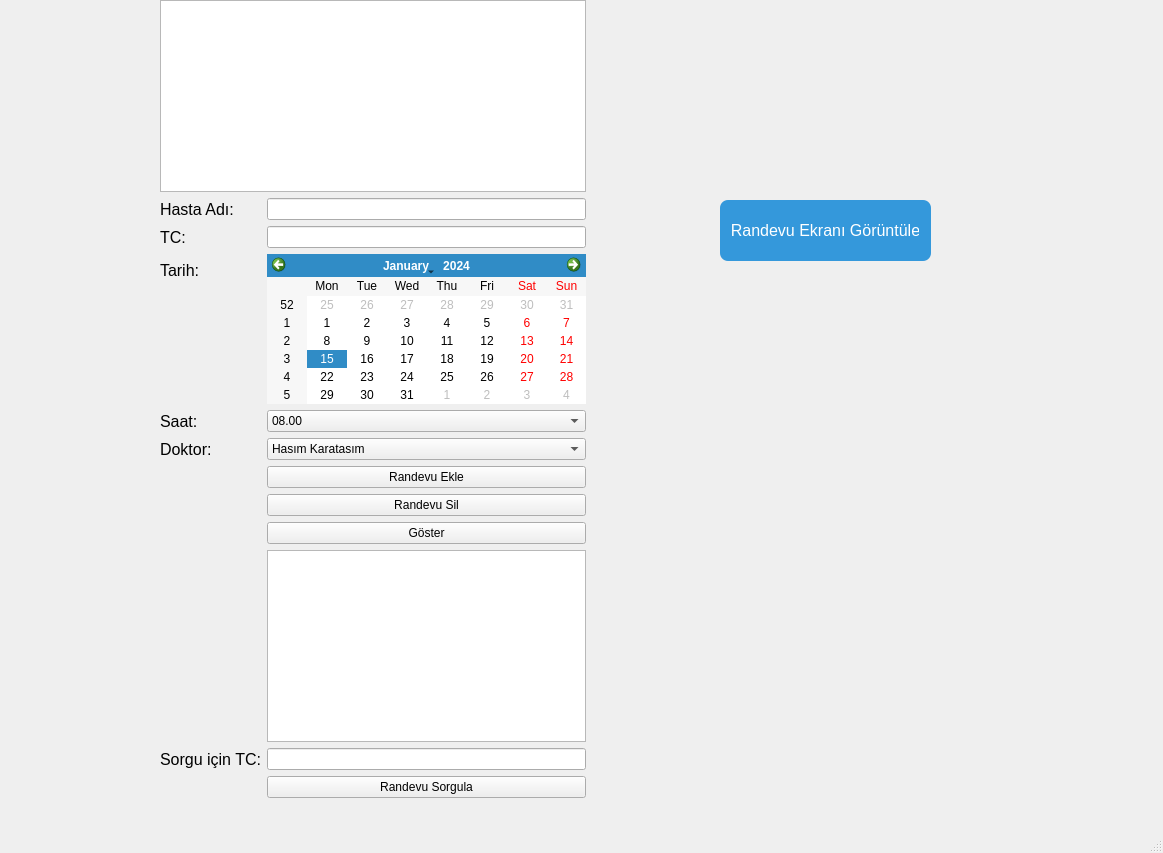
<?xml version="1.0" encoding="UTF-8"?>
<ui version="4.0">
 <class>MainWindow</class>
 <widget class="QMainWindow" name="MainWindow">
  <property name="geometry">
   <rect>
    <x>0</x>
    <y>0</y>
    <width>1163</width>
    <height>853</height>
   </rect>
  </property>
  <property name="windowTitle">
   <string>MainWindow</string>
  </property>
  <widget class="QWidget" name="centralwidget">
   <widget class="QWidget" name="layoutWidget">
    <property name="geometry">
     <rect>
      <x>160</x>
      <y>0</y>
      <width>426</width>
      <height>798</height>
     </rect>
    </property>
    <layout class="QFormLayout" name="formLayout">
     <item row="0" column="0" colspan="2">
      <widget class="QListView" name="listViewListe"/>
     </item>
     <item row="2" column="0">
      <widget class="QLabel" name="labelAd">
       <property name="font">
        <font>
         <pointsize>12</pointsize>
        </font>
       </property>
       <property name="text">
        <string>Hasta Adı:</string>
       </property>
      </widget>
     </item>
     <item row="2" column="1">
      <widget class="QLineEdit" name="lineEditAd"/>
     </item>
     <item row="3" column="0">
      <widget class="QLabel" name="labelTC">
       <property name="font">
        <font>
         <pointsize>12</pointsize>
        </font>
       </property>
       <property name="text">
        <string>TC:</string>
       </property>
      </widget>
     </item>
     <item row="3" column="1">
      <widget class="QLineEdit" name="lineEditTC"/>
     </item>
     <item row="5" column="0">
      <widget class="QLabel" name="labelTarih_2">
       <property name="font">
        <font>
         <pointsize>12</pointsize>
        </font>
       </property>
       <property name="text">
        <string>Saat:</string>
       </property>
      </widget>
     </item>
     <item row="5" column="1">
      <widget class="QComboBox" name="comboBoxSaat">
       <item>
        <property name="text">
         <string>08.00</string>
        </property>
       </item>
       <item>
        <property name="text">
         <string>08.30</string>
        </property>
       </item>
       <item>
        <property name="text">
         <string>09.00</string>
        </property>
       </item>
       <item>
        <property name="text">
         <string>09.30</string>
        </property>
       </item>
       <item>
        <property name="text">
         <string>10.00</string>
        </property>
       </item>
       <item>
        <property name="text">
         <string>10.30</string>
        </property>
       </item>
       <item>
        <property name="text">
         <string>11.00</string>
        </property>
       </item>
       <item>
        <property name="text">
         <string>11.30</string>
        </property>
       </item>
      </widget>
     </item>
     <item row="6" column="0">
      <widget class="QLabel" name="labelDoktor">
       <property name="font">
        <font>
         <pointsize>12</pointsize>
        </font>
       </property>
       <property name="text">
        <string>Doktor:</string>
       </property>
      </widget>
     </item>
     <item row="6" column="1">
      <widget class="QComboBox" name="comboBoxDoktor">
       <item>
        <property name="text">
         <string>Hasım Karatasım</string>
        </property>
       </item>
       <item>
        <property name="text">
         <string>Murat Kocataner</string>
        </property>
       </item>
       <item>
        <property name="text">
         <string>Yasin Aktarak</string>
        </property>
       </item>
       <item>
        <property name="text">
         <string>Ayşe Tane</string>
        </property>
       </item>
       <item>
        <property name="text">
         <string>Ali Duraneller</string>
        </property>
       </item>
       <item>
        <property name="text">
         <string>Tahsin Munuroğlu</string>
        </property>
       </item>
      </widget>
     </item>
     <item row="7" column="1">
      <widget class="QPushButton" name="btnEkle">
       <property name="text">
        <string>Randevu Ekle</string>
       </property>
      </widget>
     </item>
     <item row="8" column="1">
      <widget class="QPushButton" name="btnSil">
       <property name="text">
        <string>Randevu Sil</string>
       </property>
      </widget>
     </item>
     <item row="9" column="1">
      <widget class="QPushButton" name="btnGoster">
       <property name="text">
        <string>Göster</string>
       </property>
      </widget>
     </item>
     <item row="10" column="1">
      <widget class="QTextEdit" name="textEditListe">
       <property name="readOnly">
        <bool>true</bool>
       </property>
      </widget>
     </item>
     <item row="24" column="0">
      <widget class="QLabel" name="labelSorgu">
       <property name="font">
        <font>
         <pointsize>12</pointsize>
        </font>
       </property>
       <property name="text">
        <string>Sorgu için TC:</string>
       </property>
      </widget>
     </item>
     <item row="24" column="1">
      <widget class="QLineEdit" name="lineEditSorgu"/>
     </item>
     <item row="25" column="1">
      <widget class="QPushButton" name="btnSorgu">
       <property name="text">
        <string>Randevu Sorgula</string>
       </property>
      </widget>
     </item>
     <item row="4" column="0">
      <widget class="QLabel" name="labelTarih">
       <property name="font">
        <font>
         <pointsize>12</pointsize>
        </font>
       </property>
       <property name="text">
        <string>Tarih:</string>
       </property>
      </widget>
     </item>
     <item row="4" column="1">
      <widget class="QCalendarWidget" name="calendarWidgetTarih"/>
     </item>
    </layout>
   </widget>
   <widget class="QPushButton" name="btnRandevularSayfa">
    <property name="geometry">
     <rect>
      <x>720</x>
      <y>200</y>
      <width>211</width>
      <height>61</height>
     </rect>
    </property>
    <property name="styleSheet">
     <string notr="true">QPushButton {
    background-color: #3498db;
    color: white;
    font-size: 16px;
    border-radius: 8px;
    padding: 6px 12px;
}</string>
    </property>
    <property name="text">
     <string>Randevu Ekranı Görüntüle</string>
    </property>
   </widget>
  </widget>
  <widget class="QMenuBar" name="menubar">
   <property name="geometry">
    <rect>
     <x>0</x>
     <y>0</y>
     <width>1163</width>
     <height>25</height>
    </rect>
   </property>
  </widget>
  <widget class="QStatusBar" name="statusbar"/>
 </widget>
 <resources/>
 <connections/>
</ui>
